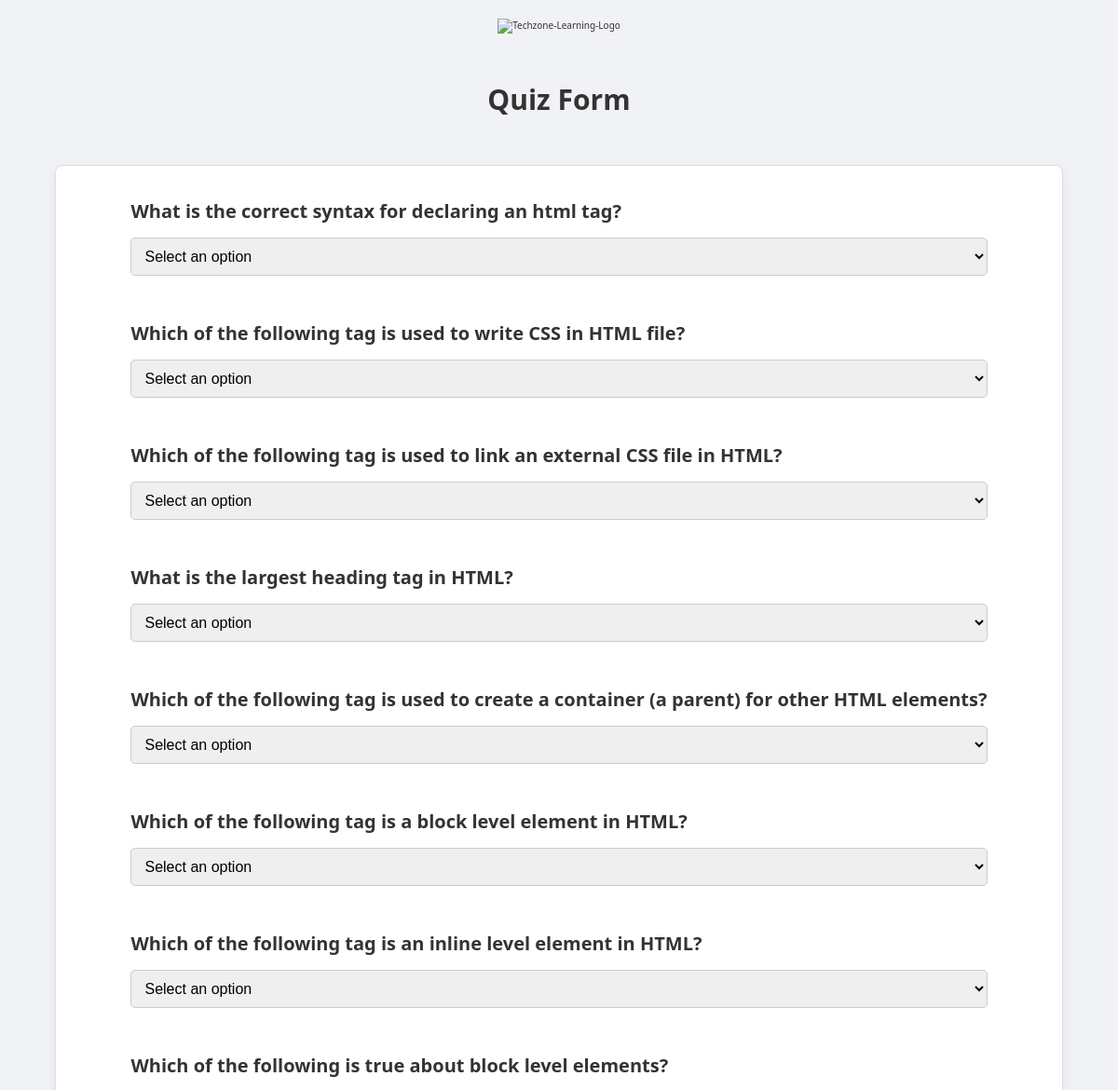
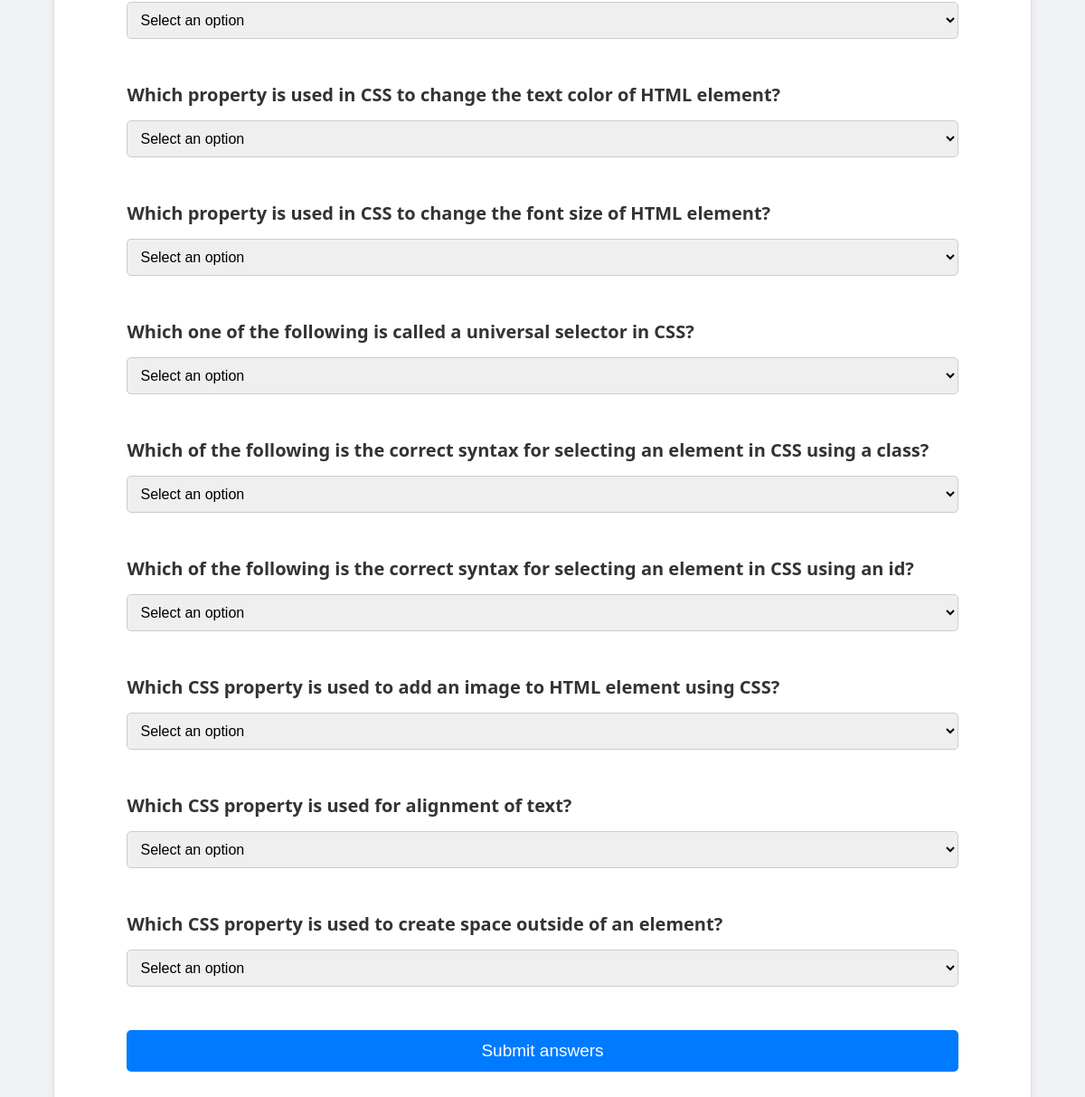
The app's page /quiz/5/ with its own data (2 pictures, top to bottom).
### feedback/models.py (models this page shows, shortened)
class Question(models.Model):
    question_text = models.CharField(max_length=200)

### feedback/views.py (the view, shortened to what this page needs)
# urls.py: path('quiz/<int:student_id>/', views.quiz_form, name='quiz_form'),
@ensure_csrf_cookie
def quiz_form(request, student_id):
    questions = Question.objects.all().filter(id__gte=13, id__lte=28)
    return render(request, 'quiz/quiz_form_new.html', {'questions': questions})

### feedback/templates/quiz/quiz_form_new.html (shortened to what this page needs)
{% extends 'quiz/base.html' %} {% block content %}
<h2 class="feedback-heading">Quiz Form</h2>
<form method="post">
  {% csrf_token %} {% for question in questions %}
  <p class="question"><strong>{{ question.question_text }}</strong></p>
  <select name="q{{ question.id }}" required>
    <option value="" selected disabled>Select an option</option>
  </select>
  <br /><br />
  {% endfor %}
  <button type="submit">Submit answers</button>
</form>
{% endblock %}

### feedback/templates/quiz/base.html (shortened to what this page needs)
<!DOCTYPE html>
<html>
  <head>
  </head>
  <body>
    <nav class="navbar">
      <img
        class="navbar__img"
        src="https://techzonelearning.com/wp-content/uploads/2024/08/Techzone-Learning-Logo.png"
        alt="Techzone-Learning-Logo"
      />
    </nav>
    {% block content %}{% endblock %}
  </body>
</html>

### feedback/templates/quiz/base.html (style rules this page uses)
*, *::before, *::after { margin: 0; padding: 0; box-sizing: inherit; }
html { font-size: 62.5%; box-sizing: border-box; }
body { font-family: 'Segoe UI', Tahoma, Geneva, Verdana, sans-serif; background-color: #f0f2f5; padding: 2rem; color: #333; display: flex; flex-direction: column; align-items: center; justify-content: center; gap: 5rem; min-height: 100vh; }
.navbar__img { height: 8rem; width: 8rem; }
form { display: flex; flex-direction: column; gap: 1rem; background-color: #fff; border: 1px solid #ddd; border-radius: 0.8rem; padding: 3.5rem 8rem; box-shadow: 0 4px 12px rgba(0, 0, 0, 0.06); }
select { width: 100%; padding: 1rem; margin-top: 5px; border: 1px solid #ccc; border-radius: 5px; font-size: 1.6rem; }
option { font-size: 1.6rem; }
button { background-color: #007bff; color: white; padding: 1.2rem 2rem; border: none; border-radius: 5px; cursor: pointer; width: 100%; font-size: 1.9rem; transition: background-color 0.3s; }
.feedback-heading { font-size: 3rem; }
.question { font-size: 2rem; }

### records on screen
Question: question_text "What is the correct syntax for declaring an html tag?"
Question: question_text "Which of the following tag is used to write CSS in HTML file?"
Question: question_text "Which of the following tag is used to link an external CSS file in HTML?"
Question: question_text "What is the largest heading tag in HTML?"
Question: question_text "Which of the following tag is used to create a container (a parent) for other HTML elements?"
Question: question_text "Which of the following tag is a block level element in HTML?"
Question: question_text "Which of the following tag is an inline level element in HTML?"
Question: question_text "Which of the following is true about block level elements?"
Question: question_text "Which property is used in CSS to change the text color of HTML element?"
Question: question_text "Which property is used in CSS to change the font size of HTML element?"
Question: question_text "Which one of the following is called a universal selector in CSS?"
Question: question_text "Which of the following is the correct syntax for selecting an element in CSS using a class?"
Question: question_text "Which of the following is the correct syntax for selecting an element in CSS using an id?"
Question: question_text "Which CSS property is used to add an image to HTML element using CSS?"
Question: question_text "Which CSS property is used for alignment of text?"
Question: question_text "Which CSS property is used to create space outside of an element?"
